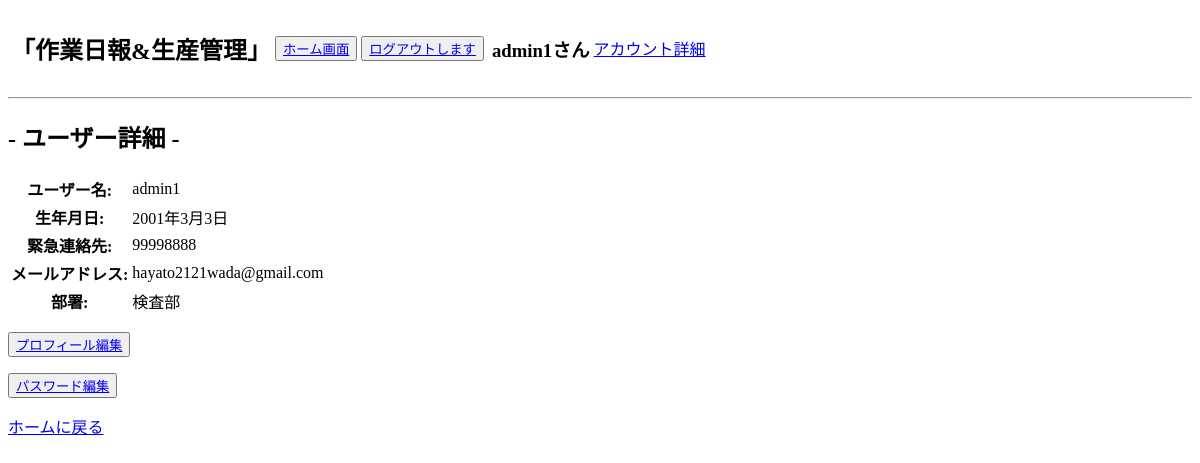
Page /accounts/profile/ (signed in) on the earlier database version.
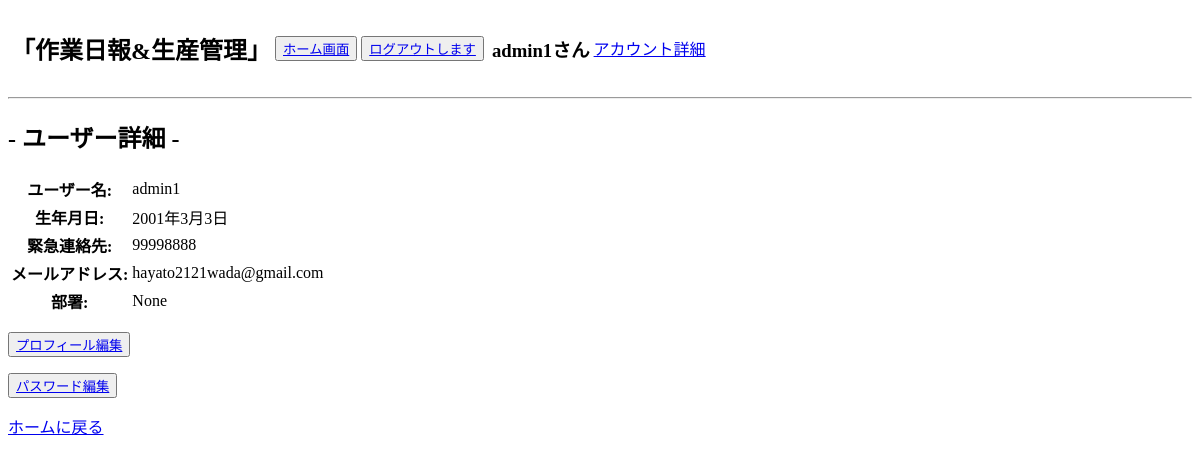
Same page on the later database version.
### accounts/models.py (models this page shows, shortened)
class Users(AbstractBaseUser, PermissionsMixin):
    username = models.CharField(max_length=150, unique=True, verbose_name="ユーザー名")
    birthday = models.DateField(null=True,blank=True, verbose_name="生年月日")
    phone = models.IntegerField(null=True,blank=True, verbose_name="携帯番号")
    email = models.EmailField(max_length=255, unique=True, verbose_name="メールアドレス")
    department = models.ForeignKey(
        Departments, on_delete=models.PROTECT, null=True,blank=True
    )
    is_active = models.BooleanField(default=True)
    is_staff = models.BooleanField(default=False)
    USERNAME_FIELD = 'username'
    EMAIL_FIELD = 'email'
    REQUIRED_FIELDS = ['email']
    objects = UsersManager()

class Departments(models.Model):
    name = models.CharField(max_length=50, verbose_name="部署")
    class Meta:
        verbose_name = '部署'
        db_table = 'departments'
    def __str__(self):
        return self.name

### accounts/views.py (the view)
# urls.py: path('profile/', ProfileView.as_view(), name='profile'),
class ProfileView(LoginRequiredMixin,TemplateView):
    template_name = os.path.join('user', 'profile.html')
    def get_context_data(self, **kwargs):
        context = super().get_context_data(**kwargs)
        context['user'] = self.request.user
        return context

### accounts/context_processors.py (called while the page is built)
def my_custom_context(request):
    protocol = 'http' if request.is_secure() else 'https'
    domain = request.get_host()
    return {
        'protocol': protocol,
        'domain': domain,
    }

### templates/user/profile.html
{% extends 'base.html' %}
{% block content %}
  <h2>- ユーザー詳細 -</h2>
  <table>
    <tr>
      <th>ユーザー名:</th>
      <td>{{ user.username }}</td>
    </tr>
    <tr>
      <th>生年月日:</th>
      <td>{{ user.birthday }}</td>
    </tr>
    <tr>
      <th>緊急連絡先:</th>
      <td>{{ user.phone }}</td>
    </tr>
    <tr>
      <th>メールアドレス:</th>
      <td>{{ user.email }}</td>
    </tr>
    <tr>
      <th>部署:</th>
      <td>{{ user.department }}</td>
    </tr>
  </table>
  <p><button><a href="{% url 'accounts:profile_edit' user.pk %}">プロフィール編集</a></button></p>
  <p><button><a href="{% url 'accounts:password_change' %}">パスワード編集</a></button></p>
  <a href="{% url 'daily_report:report_list' %}">ホームに戻る</a>
{% endblock %}

### templates/base.html (shortened to what this page needs)
<!DOCTYPE html>
<html lang="ja">
<head>
</head>
<body>
    {% if user.is_authenticated %}
        <table>
            <tr>
                <td><h2>「作業日報&生産管理」</h2></td>
                <td><button><a href="{% url 'daily_report:report_list' %}">ホーム画面</a></button></td>
                <td><button onclick="confirmLogout()"><a href="#">ログアウトします</a></button></td>
                <td></td>
                <td><h3>{{ request.user.username }}さん</h3></td>
                <td><p><a href="{% url 'accounts:profile' %}">アカウント詳細</a></p></td>
            </tr>
        </table>
        <hr>
    {% else %}
        <h1>株式会社</h1>
        <h2>- 生産管理アプリ -</h2>
    {% endif %}
    {% block content %}
    {% endblock %}
</body>
</html>

Differences in the rows shown:
changed Users "admin1": department "検査部" → "None"
